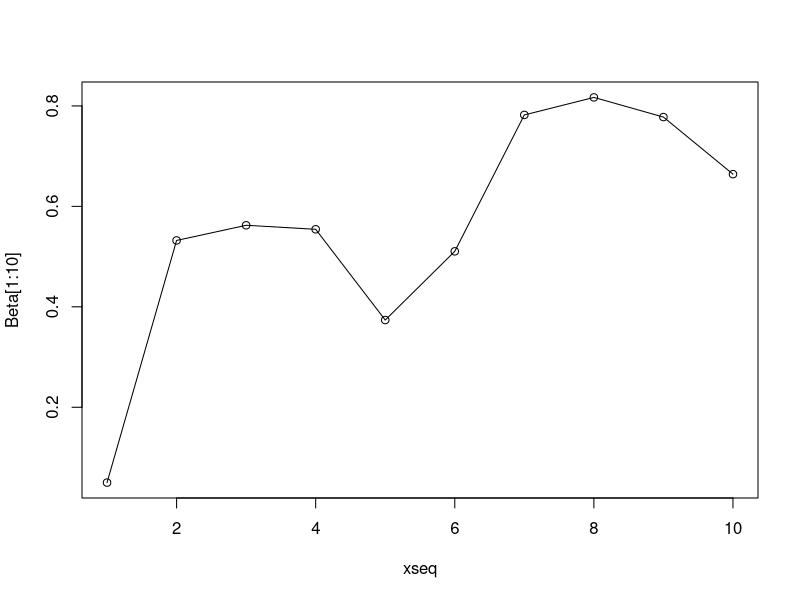
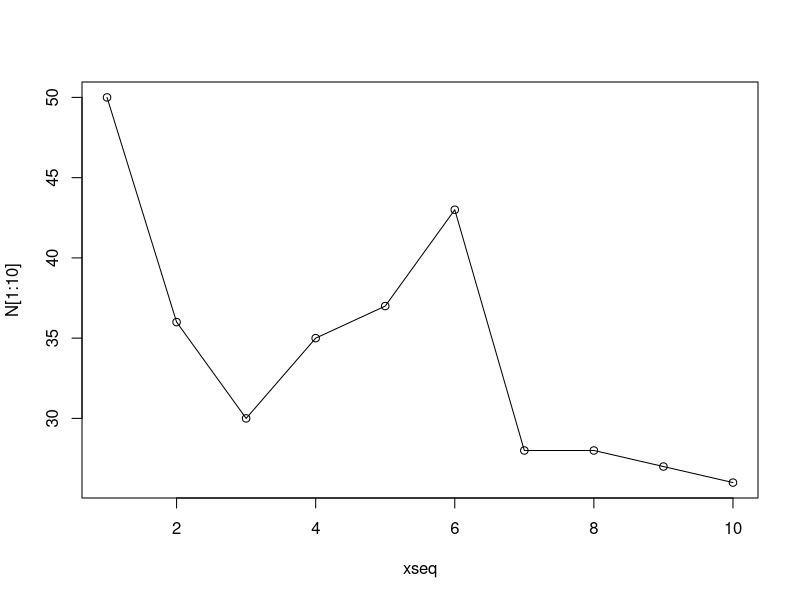

Recreate these plots in R, in order.
## ---- chunk 1
Sample <- 10000

N<-rep(0,Sample)
Beta<-rep(0,Sample)
N[1] <- 50
Beta[1] <- 0.05

for (i in 2:Sample){
  N[i] <- rpois(1,25*(1-Beta[i-1])) + 20
  Beta[i] <- rbeta(1,21,N[i]-20+1)
}
## ---- chunk 2
xseq <- seq(1,10)
plot(xseq,Beta[1:10])
lines(xseq,Beta[1:10])
plot(xseq,N[1:10])
lines(xseq,N[1:10])
## ---- chunk 3
#central 90% posterior credible interval for beta
quantile(Beta[-c(1:1000)],c(0.05,0.95))
## ---- chunk 4
#probability that exactly 20 people were polled
sum(N[-c(1:1000)]==20)/(Sample-1000)
